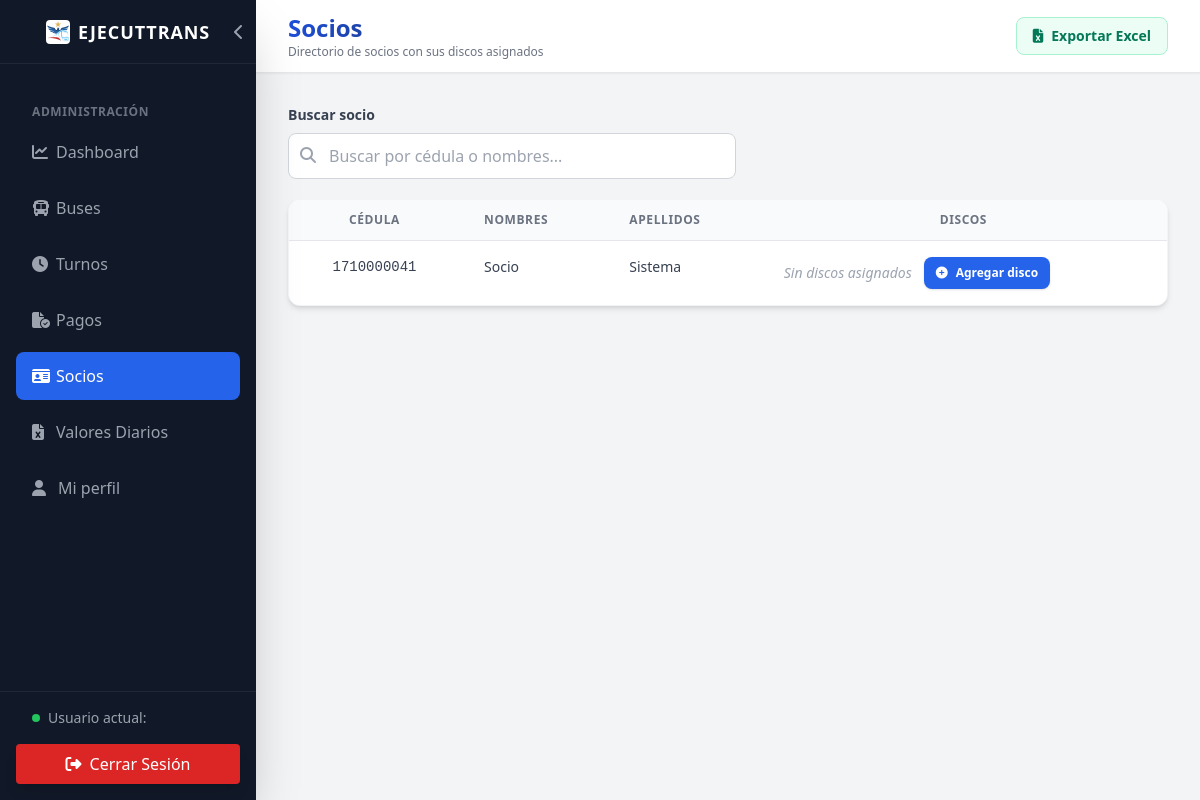
Page /Web/admin/socios.php (signed in) on the earlier database version.
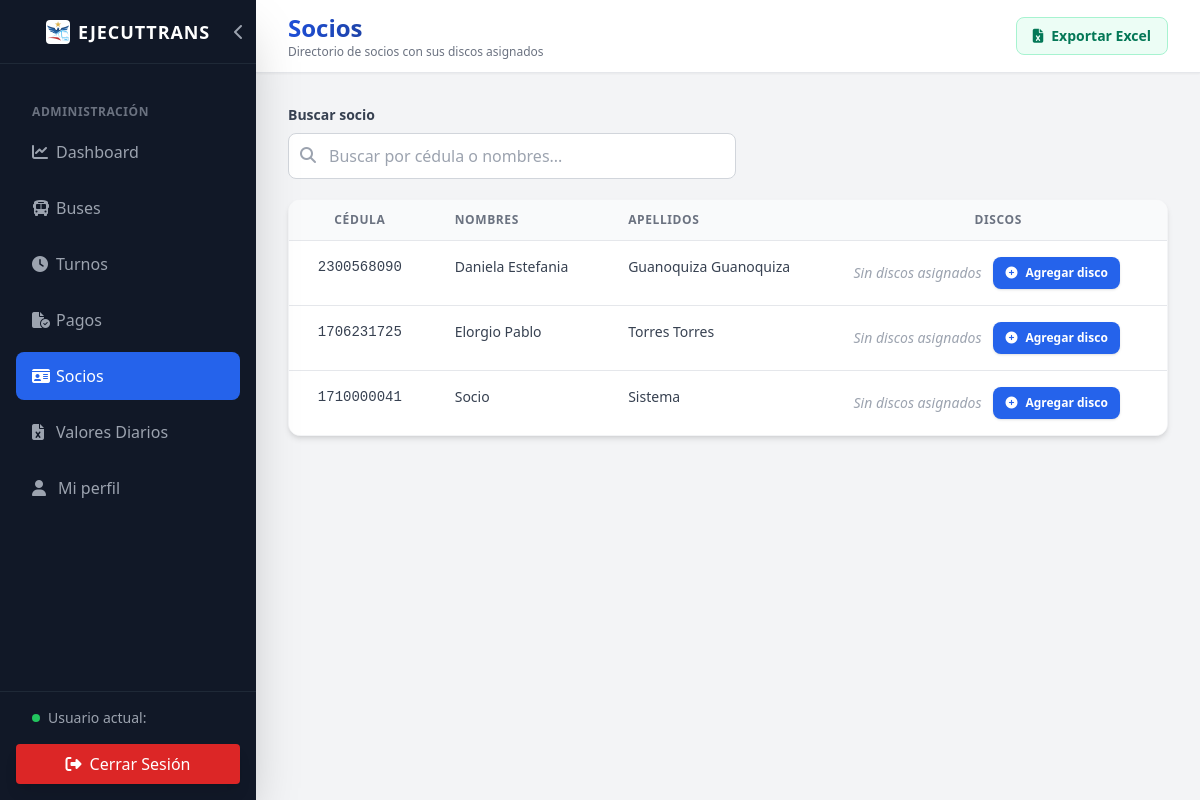
Same page on the later database version.
### tables this page shows
CREATE TABLE `usuario` (
  `id` int NOT NULL AUTO_INCREMENT,
  `nombres` varchar(100) NOT NULL,
  `apellidos` varchar(100) NOT NULL,
  `fecha_nacimiento` date NOT NULL,
  `cedula` varchar(20) NOT NULL,
  `password_hash` varchar(255) DEFAULT NULL,
  `ultimo_aviso_cumpleanos` date DEFAULT NULL,
  `codigo_conductor` varchar(10) DEFAULT NULL,
  `codigo_socio` varchar(10) DEFAULT NULL,
  `rol_id` int NOT NULL,
  `estado_usuario_id` int NOT NULL,
  `activo` tinyint(1) DEFAULT '1',
  `codigo_usuario` varchar(10) GENERATED ALWAYS AS (coalesce(`codigo_conductor`,`codigo_socio`)) STORED,
  PRIMARY KEY (`id`),
  UNIQUE KEY `cedula` (`cedula`),
  UNIQUE KEY `codigo_conductor` (`codigo_conductor`),
  UNIQUE KEY `codigo_socio` (`codigo_socio`),
  UNIQUE KEY `unq_codigo_usuario` (`codigo_usuario`),
  KEY `rol_id` (`rol_id`),
  KEY `estado_usuario_id` (`estado_usuario_id`),
  CONSTRAINT `usuario_ibfk_1` FOREIGN KEY (`rol_id`) REFERENCES `rol` (`id`),
  CONSTRAINT `usuario_ibfk_2` FOREIGN KEY (`estado_usuario_id`) REFERENCES `estado_usuario` (`id`)
);

### Config/permisos.php (called while the page is built, shortened)
<?php
function basePath(): string {
    static $base = null;
    if ($base !== null) return $base;
    $raiz = dirname(__DIR__);
    $docRoot = rtrim((string)($_SERVER['DOCUMENT_ROOT'] ?? ''), '/\\');
    $raizNorm = str_replace('\\', '/', $raiz);
    $base = ($docRoot && str_starts_with($raizNorm, $docRoot))
        ? rtrim(substr($raizNorm, strlen($docRoot)), '/') . '/'
        : '/';
    return $base;
}
function ruta(string $relativa): string {
    return basePath() . ltrim($relativa, '/');
}
function catalogoModulosSistema(): array {
    return [
        'app_qr' => ['grupo' => 'APP', 'nombre' => 'QR', 'icono' => 'fa-qrcode', 'ruta' => ruta('App/conductor/dashboard.php')],
        'app_pagos' => ['grupo' => 'APP', 'nombre' => 'Pagos', 'icono' => 'fa-money-bill-wave', 'ruta' => ruta('App/conductor/pagar.php')],
        'web_dashboard' => ['grupo' => 'WEB', 'nombre' => 'Dashboard', 'icono' => 'fa-chart-line', 'ruta' => ruta('Web/admin/dashboard.php')],
        'web_buses' => ['grupo' => 'WEB', 'nombre' => 'Buses', 'icono' => 'fa-bus', 'ruta' => ruta('Web/admin/buses.php')],
        'web_turnos' => ['grupo' => 'WEB', 'nombre' => 'Turnos', 'icono' => 'fa-clock', 'ruta' => ruta('Web/admin/turnos.php')],
        'web_pagos' => ['grupo' => 'WEB', 'nombre' => 'Pagos', 'icono' => 'fa-file-circle-check', 'ruta' => ruta('Web/admin/pagos.php')],
        'web_socios' => ['grupo' => 'WEB', 'nombre' => 'Socios', 'icono' => 'fa-id-card', 'ruta' => ruta('Web/admin/socios.php')],
        'web_valores' => ['grupo' => 'WEB', 'nombre' => 'Valores diarios', 'icono' => 'fa-file-excel', 'ruta' => ruta('Web/admin/valores.php')],
    ];
}
function permisosPredeterminadosRol(string $rol): array {
    return ['web_dashboard', 'web_buses', 'web_turnos', 'web_pagos', 'web_socios', 'web_valores'];
}
function rutaPrimeraInterfaz(array $permisos, string $grupo): ?string {
    foreach (catalogoModulosSistema() as $codigo => $modulo) {
        if ($modulo['grupo'] === $grupo && in_array($codigo, $permisos, true)) return $modulo['ruta'];
    }
    return null;
}
function permisosEfectivosUsuario(PDO $conexion, int $usuarioId, string $rol): array {
    try {
        $stmt = $conexion->prepare('SELECT modulo, habilitado FROM usuario_permiso_modulo WHERE usuario_id=?');
        $stmt->execute([$usuarioId]);
        $filas = $stmt->fetchAll();
        if (!$filas) return permisosPredeterminadosRol($rol);
        return array_values(array_map(static fn($fila) => $fila['modulo'], array_filter($filas, static fn($fila) => (int)$fila['habilitado'] === 1)));
    } catch (PDOException $e) {
        return permisosPredeterminadosRol($rol);
    }
}

### Dao/SocioDao.php (called while the page is built, shortened)
<?php
class SocioDao {
    private $conexion;
    public function __construct($conexion) {
        $this->conexion = $conexion;
    }
    public function obtenerSociosConBuses() {
        $sql = "SELECT u.id AS usuario_id, u.cedula, u.nombres, u.apellidos,
                       b.id AS bus_id, b.disco, b.placa, b.activo AS bus_activo,
                       ub.id AS ub_id
                FROM usuario u
                LEFT JOIN usuario_bus ub ON ub.usuario_id = u.id AND ub.activo = 1
                LEFT JOIN bus b ON ub.bus_id = b.id
                WHERE u.rol_id = (SELECT id FROM rol WHERE nombre = 'socio')
                ORDER BY u.nombres, u.apellidos, CAST(b.disco AS UNSIGNED), b.disco";
        $stmt = $this->conexion->prepare($sql);
        $stmt->execute();
        return $stmt->fetchAll();
    }
}
?>

### Web/admin/socios.php (the view, shortened to what this page needs)
<?php
require_once '../../Config/conexion.php';
require_once '../../Config/permisos.php';
require_once '../../Dao/SocioDao.php';
$socioDao = new SocioDao($conexion);
$sociosConBuses = $socioDao->obtenerSociosConBuses();
$discosDisponibles = $socioDao->obtenerDiscosDisponibles();
$sociosAgrupados = [];
foreach ($sociosConBuses as $fila) {
    $sociosAgrupados[$fila['usuario_id']]['usuario_id'] = $fila['usuario_id'];
    $sociosAgrupados[$fila['usuario_id']]['cedula'] = $fila['cedula'];
    $sociosAgrupados[$fila['usuario_id']]['nombres'] = $fila['nombres'];
    $sociosAgrupados[$fila['usuario_id']]['apellidos'] = $fila['apellidos'];
}
?>
<!DOCTYPE html>
<html lang="es">
<head>
    <script src="https://cdn.tailwindcss.com"></script>
    <link rel="stylesheet" href="https://cdnjs.cloudflare.com/ajax/libs/font-awesome/6.4.0/css/all.min.css">
</head>
<body class="bg-gray-100 flex h-screen overflow-hidden">
    <?php include 'components/sidebar.php'; ?>
    <main class="flex-1 flex flex-col overflow-y-auto mt-16 md:mt-0 w-full">
        <header class="h-16 bg-white shadow-sm flex items-center px-4 md:px-8 justify-between border-b border-gray-200">
            <div>
                <h2 class="text-xl md:text-2xl font-bold text-gray-800 text-transparent bg-clip-text bg-gradient-to-r from-blue-700 to-gray-800">
                </h2>
                <p class="text-xs text-gray-500">Directorio de socios con sus discos asignados</p>
            </div>
        </header>
        <div class="p-4 md:p-8 w-full max-w-7xl mx-auto">
            <div class="mb-5">
                <label for="buscarSocio" class="block mb-2 text-sm font-bold text-gray-700">Buscar socio</label>
                <div class="relative w-full md:max-w-md">
                    <i class="fas fa-search absolute left-3 top-3.5 text-gray-400"></i>
                    <input id="buscarSocio" type="search" placeholder="Buscar por cédula o nombres..." autocomplete="off"
                           class="w-full rounded-lg border border-gray-300 bg-white pl-10 pr-3 py-2.5 focus:border-blue-500 focus:ring-2 focus:ring-blue-200 outline-none">
                </div>
            </div>
            <div class="bg-white rounded-xl shadow-md overflow-hidden border border-gray-100 overflow-x-auto">
                <table class="min-w-full divide-y divide-gray-200">
                    <thead class="bg-gray-50">
                        <tr>
                            <th class="px-6 py-3 text-center text-xs font-bold text-gray-500 uppercase tracking-wider">Cédula</th>
                            <th class="px-6 py-3 text-left text-xs font-bold text-gray-500 uppercase tracking-wider">Nombres</th>
                            <th class="px-6 py-3 text-left text-xs font-bold text-gray-500 uppercase tracking-wider">Apellidos</th>
                            <th class="px-6 py-3 text-center text-xs font-bold text-gray-500 uppercase tracking-wider">Discos</th>
                        </tr>
                    </thead>
                    <tbody class="bg-white divide-y divide-gray-200">
                        <?php if (empty($sociosAgrupados)): ?>
                        <tr>
                            <td colspan="4" class="px-6 py-10 text-center text-gray-500">
                                <i class="fas fa-id-card text-3xl mb-3 text-gray-300"></i>
                                <p>Aún no hay socios registrados.</p>
                            </td>
                        </tr>
                        <?php else: ?>
                            <?php foreach ($sociosAgrupados as $socio): ?>
                            <tr data-export-id="<?php echo (int)$socio['usuario_id']; ?>" data-busqueda-socio="<?php echo htmlspecialchars($socio['cedula'] . ' ' . $socio['nombres'] . ' ' . $socio['apellidos'], ENT_QUOTES, 'UTF-8'); ?>" class="hover:bg-gray-50 transition-colors align-top">
                                <td class="px-6 py-4 whitespace-nowrap text-center text-sm font-mono text-gray-700">
                                    <?php echo htmlspecialchars($socio['cedula']); ?>
                                </td>
                                <td class="px-6 py-4 whitespace-nowrap text-sm text-gray-700">
                                    <?php echo htmlspecialchars($socio['nombres']); ?>
                                </td>
                                <td class="px-6 py-4 whitespace-nowrap text-sm text-gray-700">
                                    <?php echo htmlspecialchars($socio['apellidos']); ?>
                                </td>
                                <td class="px-6 py-4">
                                    <?php if (empty($socio['discos'])): ?>
                                        <div class="flex flex-wrap items-center gap-3">
                                            <span class="text-sm text-gray-400 italic">Sin discos asignados</span>
                                            <button type="button"
                                                    class="btnAgregarDisco inline-flex items-center rounded-lg bg-blue-600 px-3 py-2 text-xs font-bold text-white shadow hover:bg-blue-700 disabled:cursor-not-allowed disabled:bg-gray-300 transition-colors"
                                                    data-usuario-id="<?php echo (int)$socio['usuario_id']; ?>"
                                                    data-socio="<?php echo htmlspecialchars($socio['nombres'] . ' ' . $socio['apellidos'], ENT_QUOTES); ?>"
                                                    <?php echo empty($discosDisponibles) ? 'disabled title="No hay discos disponibles"' : ''; ?>>
                                                <i class="fas fa-circle-plus mr-2"></i>Agregar disco
                                            </button>
                                        </div>
                                    <?php endif; ?>
                                </td>
                            </tr>
                            <?php endforeach; ?>
                        <?php endif; ?>
                    </tbody>
                </table>
            </div>
        </div>
    </main>
</body>
</html>

### Web/admin/components/sidebar.php (shortened to what this page needs)
<?php
$paginaSidebarActual = basename($_SERVER['PHP_SELF']);
$rol = $_SESSION['rol'] ?? '';
require_once __DIR__ . '/../../../Config/permisos.php';
$permisosSidebar = isset($conexion) ? permisosEfectivosUsuario($conexion, (int)($_SESSION['usuario_id'] ?? 0), $rol) : permisosPredeterminadosRol($rol);
$puedeSidebar = static fn($modulo) => in_array($modulo, $permisosSidebar, true);
$rutaWebSidebar = rutaPrimeraInterfaz($permisosSidebar, 'WEB');
?>
<aside id="sidebar" class="fixed inset-y-0 left-0 transform -translate-x-full md:relative md:translate-x-0 w-64 bg-gray-900 text-white flex flex-col transition-transform duration-300 ease-in-out z-[55] pt-16 md:pt-0 shadow-2xl">
    <div class="hidden md:flex h-16 items-center justify-center border-b border-gray-800 relative">
        <img src="../../Assets/icons/icon-192x192.png" alt="Logo" class="h-6 w-6 mr-2 rounded">
        <h1 class="text-lg font-bold tracking-wider">EJECUTTRANS</h1>
        <button id="btnCloseDesktop" class="absolute right-3 text-gray-400 hover:text-white transition-colors focus:outline-none" title="Ocultar menú">
            <i class="fas fa-chevron-left"></i>
        </button>
    </div>
    <nav class="flex-1 px-4 py-6 space-y-2 overflow-y-auto">
        <?php if($rutaWebSidebar): ?>
        <p class="text-xs font-semibold text-gray-500 uppercase tracking-wider mb-2 mt-4 px-4">Administración</p>
            <?php if ($puedeSidebar('web_dashboard')): ?><a href="dashboard.php" class="flex items-center px-4 py-3 rounded-lg transition-colors <?php echo ($paginaSidebarActual == 'dashboard.php') ? 'bg-blue-600 text-white' : 'text-gray-400 hover:bg-gray-800 hover:text-white'; ?>">
                <i class="fas fa-chart-line w-6"></i><span>Dashboard</span>
            </a><?php endif; ?>
            <?php if ($puedeSidebar('web_buses')): ?><a href="buses.php" class="flex items-center px-4 py-3 rounded-lg transition-colors <?php echo ($paginaSidebarActual == 'buses.php') ? 'bg-blue-600 text-white' : 'text-gray-400 hover:bg-gray-800 hover:text-white'; ?>">
                <i class="fas fa-bus w-6"></i><span>Buses</span>
            </a><?php endif; ?>
            <?php if ($puedeSidebar('web_turnos')): ?><a href="turnos.php" class="flex items-center px-4 py-3 rounded-lg transition-colors <?php echo ($paginaSidebarActual == 'turnos.php') ? 'bg-blue-600 text-white' : 'text-gray-400 hover:bg-gray-800 hover:text-white'; ?>">
                <i class="fas fa-clock w-6"></i><span>Turnos</span>
            </a><?php endif; ?>
            <?php if ($puedeSidebar('web_pagos')): ?><a href="pagos.php" class="flex items-center px-4 py-3 rounded-lg transition-colors <?php echo ($paginaSidebarActual == 'pagos.php') ? 'bg-blue-600 text-white' : 'text-gray-400 hover:bg-gray-800 hover:text-white'; ?>">
                <i class="fas fa-file-circle-check w-6"></i><span>Pagos</span>
            </a><?php endif; ?>
            <?php if ($puedeSidebar('web_socios')): ?><a href="socios.php" class="flex items-center px-4 py-3 rounded-lg transition-colors <?php echo ($paginaSidebarActual == 'socios.php') ? 'bg-blue-600 text-white' : 'text-gray-400 hover:bg-gray-800 hover:text-white'; ?>">
                <i class="fas fa-id-card w-6"></i><span>Socios</span>
            </a><?php endif; ?>
            <?php if ($puedeSidebar('web_valores')): ?><a href="valores.php" class="flex items-center px-4 py-3 rounded-lg transition-colors <?php echo ($paginaSidebarActual == 'valores.php') ? 'bg-blue-600 text-white' : 'text-gray-400 hover:bg-gray-800 hover:text-white'; ?>">
                <i class="fas fa-file-excel w-6"></i><span>Valores Diarios</span>
            </a><?php endif; ?>
        <?php endif; ?>
        <a href="perfil.php" <?php echo $paginaSidebarActual === 'perfil.php' ? 'aria-current="page"' : ''; ?> class="flex items-center px-4 py-3 rounded-lg <?php echo $paginaSidebarActual === 'perfil.php' ? 'bg-blue-600 text-white' : 'text-gray-400 hover:bg-gray-800 hover:text-white'; ?>"><i class="fas fa-user mr-3"></i>Mi perfil</a>
    </nav>
    <div class="p-4 border-t border-gray-800">
        <div class="mb-4 px-4 flex items-center">
            <div class="w-2 h-2 bg-green-500 rounded-full mr-2"></div>
            <div>
                <p class="text-sm text-gray-400">Usuario actual:</p>
            </div>
        </div>
        <a href="../../auth/logout.php" class="flex items-center justify-center w-full px-4 py-2 bg-red-600 hover:bg-red-700 rounded transition-colors shadow-lg hover:shadow-xl">
            <i class="fas fa-sign-out-alt mr-2"></i> Cerrar Sesión
        </a>
    </div>
</aside>

Differences in the rows shown:
added usuario: cedula "2300568090", nombres "Daniela Estefania", apellidos "Guanoquiza Guanoquiza"
added usuario: cedula "1706231725", nombres "Elorgio Pablo", apellidos "Torres Torres"
